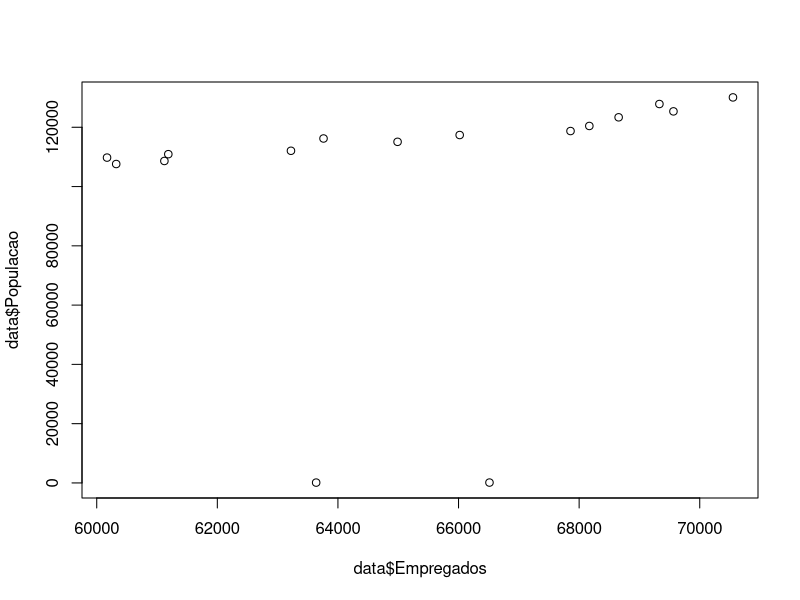
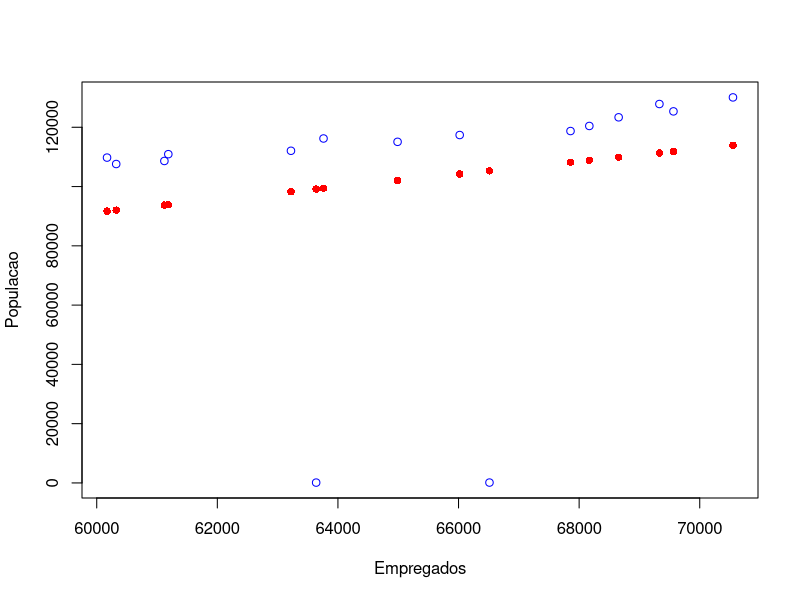

Generate these figures, in order, with R: (Note: this script raises an error after producing the figures.)
###REGRESSAO###

#Regressao linear simples
data <- read.table("regressaoSimplesLinear2.csv", header = TRUE, sep = ",")
plot(data$Empregados, data$Populacao)
#Utilizaremos a funcao lm(): modelo_linear <- lm(formula, dados)
x <- data$Empregados
y <- data$Populacao
modelo_linear <- lm(y~x, data)
modelo_linear
#O modelo pode ser utilizado na predicao, com predict()
#modelo_estimado <- predict(modelo_linear, exemplar_teste)
exemplar_teste <- data.frame(x=data[,2])
modelo_estimado <- predict(modelo_linear, exemplar_teste)
#Vendo graficamente
plot(x, y, xlab="Empregados", ylab="Populacao", type="p", col="blue", pch=1)
points(x, modelo_estimado, type = "p", col="red", pch = 16)
legend(locator(1), c("y", "modelo_estimado"), pch=c(1,16), col=c("blue", "red"))
#Executando novo teste
exemplar_teste <- data.frame(x = 72000)
modelo_estimado <- predict(modelo_linear, exemplar_teste)


